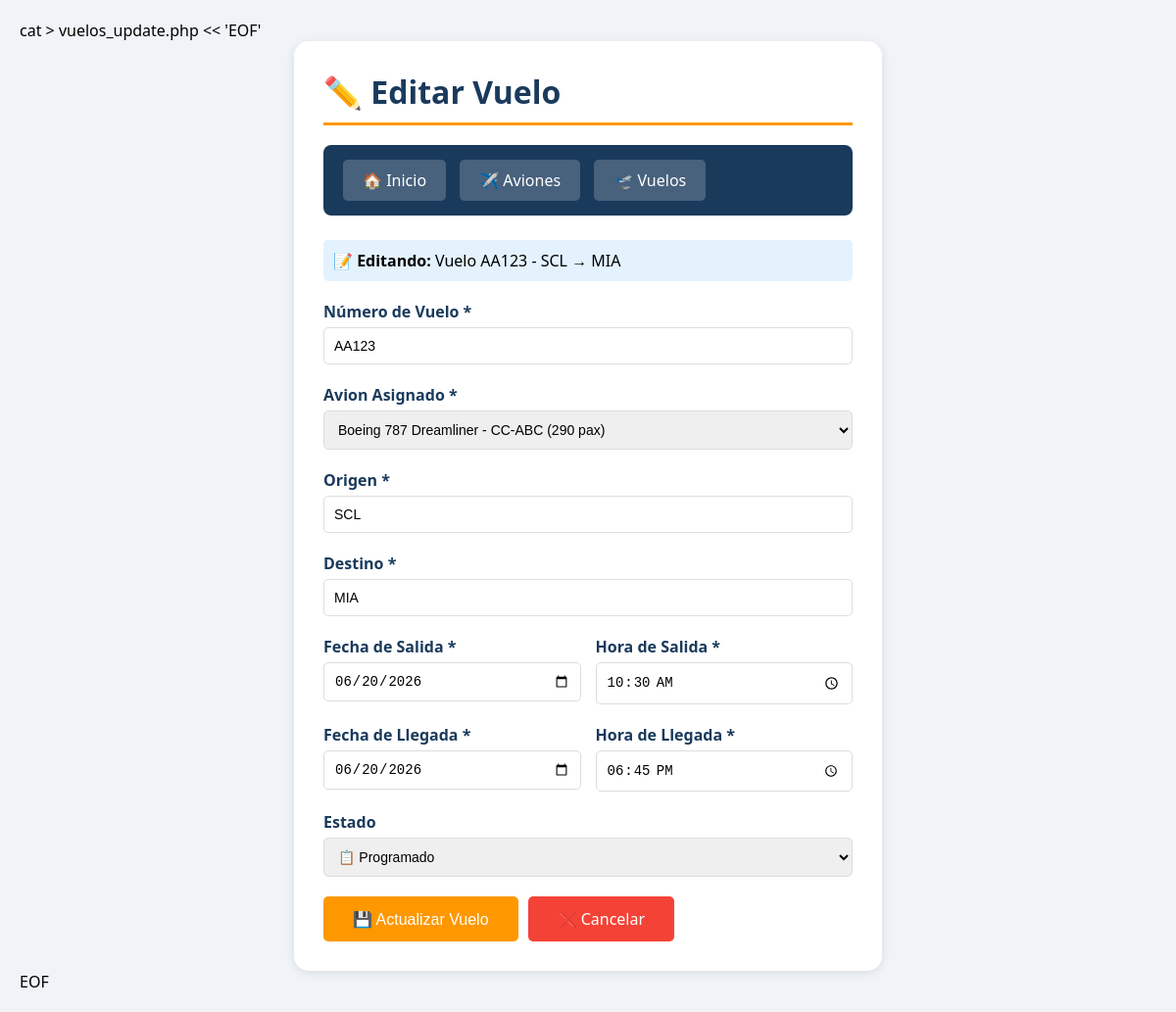
/vuelos_update.php?id=8, run on the app's committed database.
### tables this page shows
CREATE TABLE vuelos (
    id INTEGER PRIMARY KEY AUTOINCREMENT,
    numero_vuelo TEXT UNIQUE NOT NULL,
    avion_id INTEGER NOT NULL,
    origen TEXT NOT NULL,
    destino TEXT NOT NULL,
    hora_salida DATETIME NOT NULL,
    hora_llegada DATETIME NOT NULL,
    estado TEXT DEFAULT 'Programado',
    FOREIGN KEY (avion_id) REFERENCES aviones(id) ON DELETE CASCADE
);

CREATE TABLE aviones (
    id INTEGER PRIMARY KEY AUTOINCREMENT,
    matricula TEXT UNIQUE NOT NULL,
    modelo TEXT NOT NULL,
    fabricante TEXT NOT NULL,
    capacidad INTEGER NOT NULL,
    año_fabricacion INTEGER,
    estado TEXT DEFAULT 'Activo',
    fecha_registro TIMESTAMP DEFAULT CURRENT_TIMESTAMP
);

### includes/db.php (called while the page is built, shortened)
<?php
class Database {
    private static $instance = null;
    private $db;
    private function __construct() {
        $this->dbPath = __DIR__ . '/../database.db';
        try {
            $this->db = new PDO('sqlite:' . $this->dbPath);
            $this->db->setAttribute(PDO::ATTR_ERRMODE, PDO::ERRMODE_EXCEPTION);
            $this->db->setAttribute(PDO::ATTR_DEFAULT_FETCH_MODE, PDO::FETCH_ASSOC);
        } catch (PDOException $e) {
            die("❌ Error de conexión: " . $e->getMessage());
        }
    }
    public static function getInstance() {
        if (self::$instance == null) {
            self::$instance = new Database();
        }
        return self::$instance;
    }
    public function getConnection() {
        return $this->db;
    }
}
?>

### includes/crud.php (called while the page is built, shortened)
<?php
require_once __DIR__ . '/db.php';
class CRUD {
    private $db;
    public function __construct() {
        $this->db = Database::getInstance()->getConnection();
    }
    public function readAllAviones() {
        try {
            $sql = "SELECT * FROM aviones ORDER BY id DESC";
            $stmt = $this->db->query($sql);
            return $stmt->fetchAll();
        } catch (PDOException $e) {
            return [];
        }
    }
    public function readVuelo($id) {
        try {
            $sql = "SELECT v.*, a.modelo as avion_modelo, a.matricula as avion_matricula
                    FROM vuelos v
                    LEFT JOIN aviones a ON v.avion_id = a.id
                    WHERE v.id = ?";
            $stmt = $this->db->prepare($sql);
            $stmt->execute([$id]);
            return $stmt->fetch();
        } catch (PDOException $e) {
            return null;
        }
    }
}
?>

### vuelos_update.php (the view, shortened to what this page needs)
<?php
require_once 'includes/crud.php';
$crud = new CRUD();
$id = (int)$_GET['id'];
$vuelo = $crud->readVuelo($id);
$aviones = $crud->readAllAviones();
$fecha_salida = date('Y-m-d', strtotime($vuelo['hora_salida']));
$hora_salida = date('H:i', strtotime($vuelo['hora_salida']));
$fecha_llegada = date('Y-m-d', strtotime($vuelo['hora_llegada']));
$hora_llegada = date('H:i', strtotime($vuelo['hora_llegada']));
?>
<!DOCTYPE html>
<html lang="es">
<head>
</head>
<body>
    <div class="container">
        <h1>✏️ Editar Vuelo</h1>
        <div class="navbar">
            <a href="index.php">🏠 Inicio</a>
            <a href="aviones_list.php">✈️ Aviones</a>
            <a href="vuelos_list.php">🛫 Vuelos</a>
        </div>
        <div class="info-vuelo">
            <strong>📝 Editando:</strong> Vuelo <?= htmlspecialchars($vuelo['numero_vuelo']) ?> - <?= htmlspecialchars($vuelo['origen']) ?> → <?= htmlspecialchars($vuelo['destino']) ?>
        </div>
        <form method="POST">
            <div class="form-group">
                <label>Número de Vuelo *</label>
                <input type="text" name="numero_vuelo" value="<?= htmlspecialchars($vuelo['numero_vuelo']) ?>" required>
            </div>
            <div class="form-group">
                <label>Avion Asignado *</label>
                <select name="avion_id" required>
                    <?php foreach ($aviones as $avion): ?>
                        <option value="<?= $avion['id'] ?>" <?= $avion['id'] == $vuelo['avion_id'] ? 'selected' : '' ?>>
                            <?= htmlspecialchars($avion['modelo']) ?> - <?= htmlspecialchars($avion['matricula']) ?> (<?= $avion['capacidad'] ?> pax)
                        </option>
                    <?php endforeach; ?>
                </select>
            </div>
            <div class="form-group">
                <label>Origen *</label>
                <input type="text" name="origen" value="<?= htmlspecialchars($vuelo['origen']) ?>" required>
            </div>
            <div class="form-group">
                <label>Destino *</label>
                <input type="text" name="destino" value="<?= htmlspecialchars($vuelo['destino']) ?>" required>
            </div>
            <div class="fila-horarios">
                <div class="form-group">
                    <label>Fecha de Salida *</label>
                    <input type="date" name="fecha_salida" value="<?= $fecha_salida ?>" required>
                </div>
                <div class="form-group">
                    <label>Hora de Salida *</label>
                    <input type="time" name="hora_salida" value="<?= $hora_salida ?>" required>
                </div>
            </div>
            <div class="fila-horarios">
                <div class="form-group">
                    <label>Fecha de Llegada *</label>
                    <input type="date" name="fecha_llegada" value="<?= $fecha_llegada ?>" required>
                </div>
                <div class="form-group">
                    <label>Hora de Llegada *</label>
                    <input type="time" name="hora_llegada" value="<?= $hora_llegada ?>" required>
                </div>
            </div>
            <div class="form-group">
                <label>Estado</label>
                <select name="estado">
                    <option value="Programado" <?= $vuelo['estado'] == 'Programado' ? 'selected' : '' ?>>📋 Programado</option>
                </select>
            </div>
            <div class="botones">
                <button type="submit" class="btn-actualizar">💾 Actualizar Vuelo</button>
                <a href="vuelos_list.php" class="btn-cancelar">❌ Cancelar</a>
            </div>
        </form>
    </div>
</body>
</html>

### vuelos_update.php (style rules this page uses)
* { margin: 0; padding: 0; box-sizing: border-box; }
body { font-family: 'Segoe UI', Tahoma, Geneva, Verdana, sans-serif; background: #f0f4f8; padding: 20px; }
.container { max-width: 600px; margin: 0 auto; background: white; padding: 30px; border-radius: 15px; box-shadow: 0 2px 10px rgba(0,0,0,0.1); }
h1 { color: #1a3a5c; border-bottom: 3px solid #ff9800; padding-bottom: 10px; margin-bottom: 20px; }
.navbar { background: #1a3a5c; padding: 15px; border-radius: 8px; margin-bottom: 25px; }
.navbar a { color: white; text-decoration: none; padding: 10px 20px; margin: 0 5px; background: rgba(255,255,255,0.2); border-radius: 5px; display: inline-block; }
.form-group { margin-bottom: 20px; }
label { display: block; font-weight: 600; margin-bottom: 5px; color: #1a3a5c; }
input, select { width: 100%; padding: 10px; border: 1px solid #ddd; border-radius: 5px; font-size: 14px; }
.fila-horarios { display: grid; grid-template-columns: 1fr 1fr; gap: 15px; }
.btn-actualizar { background: #ff9800; color: white; padding: 12px 30px; border: none; border-radius: 5px; font-size: 16px; cursor: pointer; }
.btn-cancelar { background: #f44336; color: white; padding: 12px 30px; border: none; border-radius: 5px; font-size: 16px; cursor: pointer; text-decoration: none; display: inline-block; }
.botones { display: flex; gap: 10px; }
.info-vuelo { background: #e3f2fd; padding: 10px; border-radius: 5px; margin-bottom: 20px; }

### data on the page
vuelos: numero_vuelo "AA123", origen "SCL", destino "MIA", avion_id "Boeing 787 Dreamliner - CC-ABC (290 pax)", fecha_salida "06/20/2026", hora_salida "10:30", fecha_llegada "06/20/2026", hora_llegada "18:45", estado "📋 Programado"
